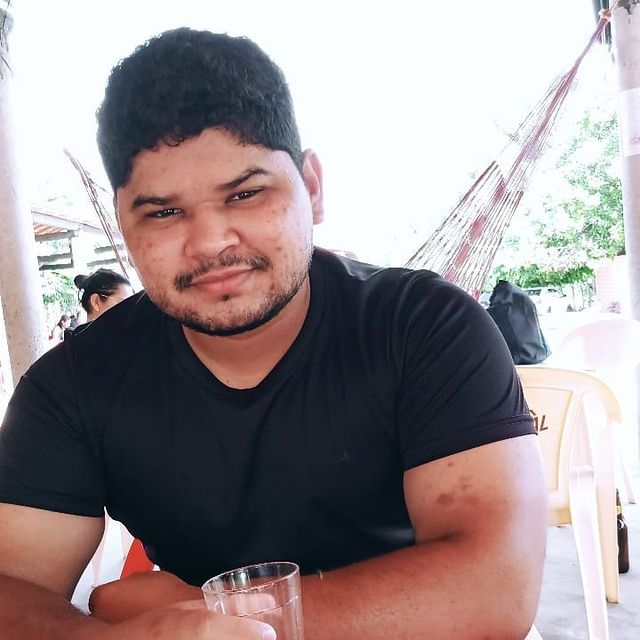
#> input picture assets/perfil.jpeg, 640 x 640 px, found by its file name
$ python negativo.py
#> lines starting #> are read from the running program, lines starting #| are printed output that depends on the picture
import cv2

def main():
    image = cv2.imread('/home/pedro/Cloud/github/IFPI-visao-computacional/assets/perfil.jpeg', 1)
#> image is the input picture: shape (640, 640, 3); mean B, G, R 144.8, 143, 154.3
    result = (255-image)
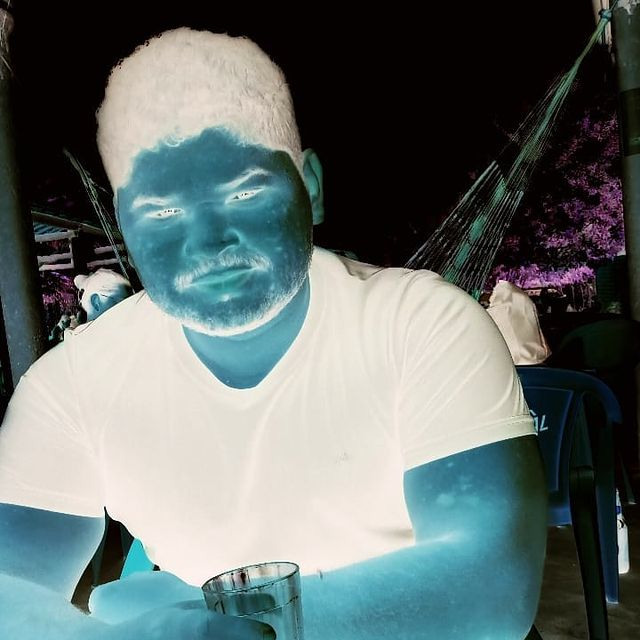
#> result: shape (640, 640, 3); mean B, G, R 110.2, 112, 100.7
    cv2.imwrite('/home/pedro/Cloud/github/IFPI-visao-computacional/Atividades/atividade-7/results/invert.jpg', result)
    cv2.destroyAllWindows()


if __name__ == '__main__':
    main()
